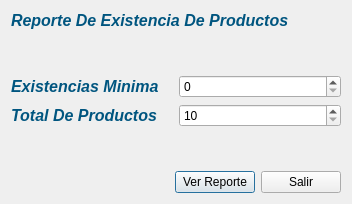
<?xml version="1.0" encoding="UTF-8"?>
<ui version="4.0">
 <class>freporteexistencias</class>
 <widget class="QDialog" name="freporteexistencias">
  <property name="geometry">
   <rect>
    <x>0</x>
    <y>0</y>
    <width>352</width>
    <height>204</height>
   </rect>
  </property>
  <property name="windowTitle">
   <string>Reporte De Existencias</string>
  </property>
  <layout class="QGridLayout" name="gridLayout_3">
   <item row="0" column="0">
    <widget class="QLabel" name="lblTitulo">
     <property name="text">
      <string>&lt;!DOCTYPE HTML PUBLIC &quot;-//W3C//DTD HTML 4.0//EN&quot; &quot;http://www.w3.org/TR/REC-html40/strict.dtd&quot;&gt;
&lt;html&gt;&lt;head&gt;&lt;meta name=&quot;qrichtext&quot; content=&quot;1&quot; /&gt;&lt;style type=&quot;text/css&quot;&gt;
p, li { white-space: pre-wrap; }
&lt;/style&gt;&lt;/head&gt;&lt;body style=&quot; font-family:'Sans Serif'; font-size:9pt; font-weight:400; font-style:normal;&quot;&gt;
&lt;p style=&quot; margin-top:0px; margin-bottom:0px; margin-left:0px; margin-right:0px; -qt-block-indent:0; text-indent:0px;&quot;&gt;&lt;span style=&quot; font-size:12pt; font-weight:600; font-style:italic; color:#00557f;&quot;&gt;Reporte De Existencia De Productos&lt;/span&gt;&lt;/p&gt;&lt;/body&gt;&lt;/html&gt;</string>
     </property>
    </widget>
   </item>
   <item row="1" column="0">
    <spacer name="verticalSpacer">
     <property name="orientation">
      <enum>Qt::Vertical</enum>
     </property>
     <property name="sizeHint" stdset="0">
      <size>
       <width>20</width>
       <height>29</height>
      </size>
     </property>
    </spacer>
   </item>
   <item row="2" column="0">
    <layout class="QGridLayout" name="gridLayout_2">
     <item row="0" column="0">
      <widget class="QLabel" name="lblExistencias">
       <property name="text">
        <string>&lt;!DOCTYPE HTML PUBLIC &quot;-//W3C//DTD HTML 4.0//EN&quot; &quot;http://www.w3.org/TR/REC-html40/strict.dtd&quot;&gt;
&lt;html&gt;&lt;head&gt;&lt;meta name=&quot;qrichtext&quot; content=&quot;1&quot; /&gt;&lt;style type=&quot;text/css&quot;&gt;
p, li { white-space: pre-wrap; }
&lt;/style&gt;&lt;/head&gt;&lt;body style=&quot; font-family:'Sans'; font-size:10pt; font-weight:400; font-style:normal;&quot;&gt;
&lt;p style=&quot; margin-top:0px; margin-bottom:0px; margin-left:0px; margin-right:0px; -qt-block-indent:0; text-indent:0px;&quot;&gt;&lt;span style=&quot; font-family:'Sans Serif'; font-size:12pt; font-weight:600; font-style:italic; color:#00557f;&quot;&gt;Existencias Minima&lt;/span&gt;&lt;/p&gt;&lt;/body&gt;&lt;/html&gt;</string>
       </property>
      </widget>
     </item>
     <item row="0" column="1">
      <widget class="QSpinBox" name="spxExistencias">
       <property name="maximum">
        <number>99999</number>
       </property>
       <property name="singleStep">
        <number>10</number>
       </property>
      </widget>
     </item>
    </layout>
   </item>
   <item row="3" column="0">
    <layout class="QGridLayout" name="gridLayout">
     <item row="0" column="0">
      <widget class="QLabel" name="lblCantidad">
       <property name="text">
        <string>&lt;!DOCTYPE HTML PUBLIC &quot;-//W3C//DTD HTML 4.0//EN&quot; &quot;http://www.w3.org/TR/REC-html40/strict.dtd&quot;&gt;
&lt;html&gt;&lt;head&gt;&lt;meta name=&quot;qrichtext&quot; content=&quot;1&quot; /&gt;&lt;style type=&quot;text/css&quot;&gt;
p, li { white-space: pre-wrap; }
&lt;/style&gt;&lt;/head&gt;&lt;body style=&quot; font-family:'Sans Serif'; font-size:9pt; font-weight:400; font-style:normal;&quot;&gt;
&lt;p style=&quot; margin-top:0px; margin-bottom:0px; margin-left:0px; margin-right:0px; -qt-block-indent:0; text-indent:0px;&quot;&gt;&lt;span style=&quot; font-size:12pt; font-weight:600; font-style:italic; color:#00557f;&quot;&gt;Total De Productos&lt;/span&gt;&lt;/p&gt;&lt;/body&gt;&lt;/html&gt;</string>
       </property>
      </widget>
     </item>
     <item row="0" column="1">
      <widget class="QSpinBox" name="spxTotal">
       <property name="minimum">
        <number>10</number>
       </property>
       <property name="maximum">
        <number>99999</number>
       </property>
       <property name="singleStep">
        <number>10</number>
       </property>
      </widget>
     </item>
    </layout>
   </item>
   <item row="4" column="0">
    <spacer name="verticalSpacer_2">
     <property name="orientation">
      <enum>Qt::Vertical</enum>
     </property>
     <property name="sizeHint" stdset="0">
      <size>
       <width>20</width>
       <height>29</height>
      </size>
     </property>
    </spacer>
   </item>
   <item row="5" column="0">
    <layout class="QHBoxLayout" name="horizontalLayout">
     <item>
      <spacer name="horizontalSpacer">
       <property name="orientation">
        <enum>Qt::Horizontal</enum>
       </property>
       <property name="sizeHint" stdset="0">
        <size>
         <width>40</width>
         <height>20</height>
        </size>
       </property>
      </spacer>
     </item>
     <item>
      <widget class="QPushButton" name="btnVerReporte">
       <property name="text">
        <string>Ver Reporte</string>
       </property>
      </widget>
     </item>
     <item>
      <widget class="QPushButton" name="btnSalir">
       <property name="text">
        <string>Salir</string>
       </property>
      </widget>
     </item>
    </layout>
   </item>
  </layout>
 </widget>
 <resources/>
 <connections/>
</ui>
